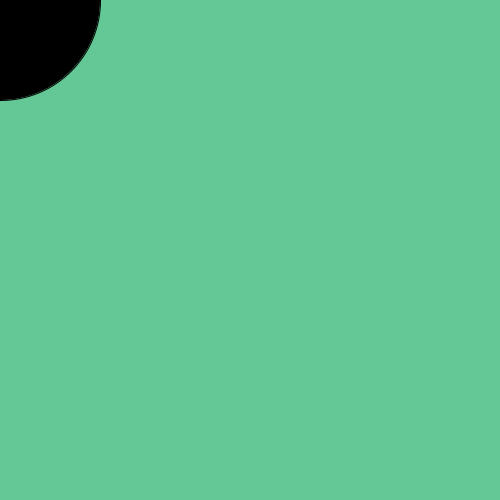
Frame 1 (no input)
Frame 60 (the mouse pressed at the canvas centre just before this capture): identical to frame 1, image omitted
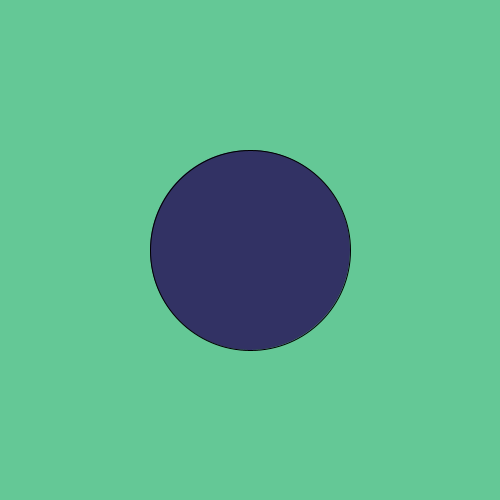
Frame 120 (the mouse held since frame 60 and released just before this capture)

The Processing sketch that drew these frames (run headless with seeded random() and noise(); from frame 60 on, the mouse is pressed at the canvas centre):

// Processing sketch: Sanchez_Part03_Functions
// ── Sanchez_Part03_Functions.pde

void setup()
{
  size(500,500);
  smooth();
}
void draw()
{
  background(100,200,150);
  drawEllipse(mouseX,mouseY,mouseX/5,mouseY/5,(mouseX+mouseY)/5);
}

void drawEllipse(float x, float y,int R, int G, int B)
{
  fill(R,G,B);
  ellipse(x,y,200,200);
}
